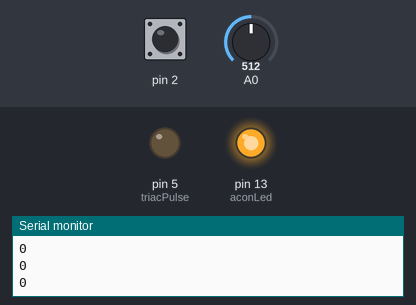
Recording of a sketch running on a simulated Arduino Uno, built with avr-gcc and run on an emulated ATmega328P. On the bench: output pins drawn as LEDs (lit = HIGH), the last lines printed to the serial monitor. The inputs (shaded band) are chosen by the test bench; at power-on: pin 2 HIGH, A0 = 512.

Above: at 1.2 s.
1.3 s: pin 2 pulled LOW for 0.15 s
At 1.7 s:
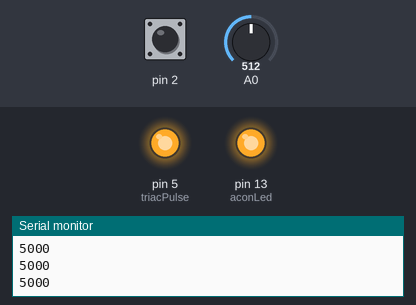
Timing chart, 0 to 4.3 s (numbered marks = the images above; inputs shaded):
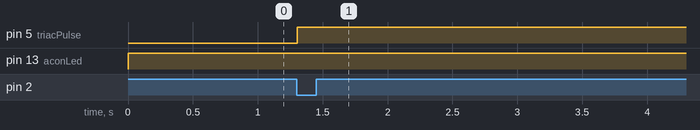

Measured:
- after the input at 1.3 s, pin 5 (triacPulse): LOW → HIGH at once

The sketch:

TriacGatePulse.ino
```cpp
//Zero Crossing Detection
#define triacPulse 5
#define aconLed 13

int val;

void setup()  {
   pinMode(2, INPUT);
   digitalWrite(2, HIGH); // pull up
   pinMode(triacPulse, OUTPUT);
   pinMode(aconLed, OUTPUT);
   digitalWrite(aconLed, LOW);
   Serial.begin(9600);
  }

 void loop() {
    // enable power
    Serial.println(val);
    attachInterrupt(digitalPinToInterrupt(2), acon, CHANGE);
    // LED indicator on
    digitalWrite(aconLed, HIGH);
  }

void acon()
   {
    //Read Firing Angle
    // delay 200 uSec on output pulse to turn on triac
    digitalWrite(triacPulse, LOW);
    val=10000*((double)analogRead(A0)/1024);
    delayMicroseconds(val); // read AD1
    digitalWrite(triacPulse, HIGH);
   }
```
